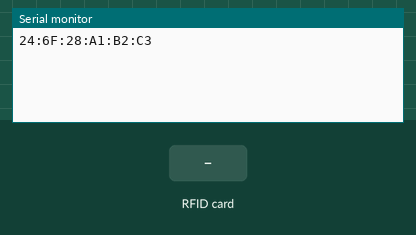
This program was run on a simulated ESP32. On the bench: the last lines printed to the serial monitor. Inputs (shaded band) come from the test bench.

Above: at 1.2 s.
1.3 s: RFID card 5E 7A 19 C4 held to the reader
At 2.0 s:
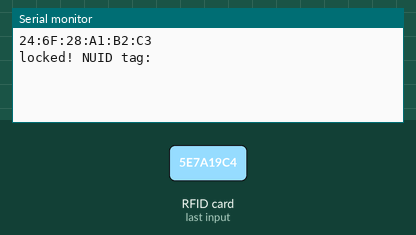
At 3.1 s:
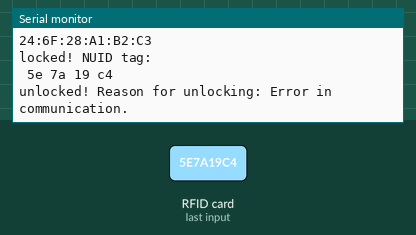

The program:

main.cpp
```cpp
#include <Arduino.h>
#include <WiFi.h>
#include <esp_now.h>
#include <MFRC522.h>
#include <SPI.h>

// THIS is on board 0xa0, 0xdd, 0x6c, 0x04, 0x38, 0x38

#define RST_PIN 16
#define MOSI 18
#define MISO 17
#define SCK 19
#define SS 21
byte pins[] = {RST_PIN, MOSI, MISO, SCK, SS};

MFRC522 mfrc522;

typedef struct struct_message
{
  bool isOpen;
} struct_message;
struct_message myData;

bool locked = false;

byte nuidPICC[4];

String current_card;

esp_now_peer_info_t peerInfo;
uint8_t broadcastAddress[] = {0xa0, 0xdd, 0x6c, 0x04, 0x38, 0x38};

void OnDataSent(const uint8_t *mac_addr, esp_now_send_status_t status)
{
  Serial.print("\r\nLast Packet Send Status:\t");
  Serial.println(status == ESP_NOW_SEND_SUCCESS ? "Delivery Success" : "Delivery Fail");
}

void dump_byte_array(byte *buffer, byte bufferSize)
{
  for (byte i = 0; i < bufferSize; i++)
  {
    Serial.print(buffer[i] < 0x10 ? " 0" : " ");
    Serial.print(buffer[i], HEX);
  }
}

String byteArrayToHexString(byte *buffer, byte bufferSize)
{
  String result = "";
  for (byte i = 0; i < bufferSize; i++)
  {
    if (buffer[i] < 0x10)
    {
      result += " 0";
    }
    else
    {
      result += " ";
    }
    result += String(buffer[i], HEX);
  }
  return result;
}

char **read_string_array(byte *buffer, byte bufferSize)
{
  // Allocate memory for the array of strings
  char **result = new char *[bufferSize];
  for (byte i = 0; i < bufferSize; i++)
  {
    // Allocate memory for each string (3 characters: " 0x" + null terminator)
    result[i] = new char[4];
    // Format the byte as a string and store it in the array
    sprintf(result[i], "%02X", buffer[i]);
  }
  return result;
}

void verify_card(byte card_id, bool isOpen)
{
  // if (card_id)
  // {
  myData.isOpen = isOpen;
  // Send message via ESP-NOW
  esp_err_t result = esp_now_send(broadcastAddress, (uint8_t *)&myData, sizeof(myData));

  if (result == ESP_OK)
  {
    Serial.println("Sent with success");
  }
  else
  {
    Serial.println("Error sending the data");
  }
  // }
}

void setup()
{
  Serial.begin(115200);

  // Setup rfid
  SPI.begin(SCK, MISO, MOSI, SS); // SCK, MISO, MOSI, SS
  mfrc522.PCD_Init(SS, RST_PIN);

  // Setup ESP Now
  WiFi.mode(WIFI_STA);
  Serial.println(WiFi.macAddress());
  if (esp_now_init() != ESP_OK)
  {
    Serial.println("Error initializing ESP-NOW");
    return;
  }
  esp_now_register_send_cb(OnDataSent);

  // Register peer
  memcpy(peerInfo.peer_addr, broadcastAddress, 6);
  peerInfo.channel = 0;
  peerInfo.encrypt = false;

  // Add peer
  if (esp_now_add_peer(&peerInfo) != ESP_OK)
  {
    Serial.println("Failed to add peer");
    return;
  }
}

bool PICC_IsAnyCardPresent() {
  byte bufferATQA[2];
  byte bufferSize = sizeof(bufferATQA);

  // Reset baud rates
  mfrc522.PCD_WriteRegister(mfrc522.TxModeReg, 0x00);
  mfrc522.PCD_WriteRegister(mfrc522.RxModeReg, 0x00);
  // Reset ModWidthReg
  mfrc522.PCD_WriteRegister(mfrc522.ModWidthReg, 0x26);

  MFRC522::StatusCode result = mfrc522.PICC_WakeupA(bufferATQA, &bufferSize);
  return (result == MFRC522::STATUS_OK || result == MFRC522::STATUS_COLLISION);
}

void loop()
{

Serial.println(current_card);
   bool cardPresent = PICC_IsAnyCardPresent();

  // Reset the loop if no card was locked an no card is present.
  // This saves the select process when no card is found.
  if (! locked && ! cardPresent)
    return;

  // When a card is present (locked) the rest ahead is intensive (constantly checking if still present).
  // Consider including code for checking only at time intervals.

  // Ask for the locked card (if rfid.uid.size > 0) or for any card if none was locked.
  // (Even if there was some error in the wake up procedure, attempt to contact the locked card.
  // This serves as a double-check to confirm removals.)
  // If a card was locked and now is removed, other cards will not be selected until next loop,
  // after rfid.uid.size has been set to 0.
  MFRC522::StatusCode result = mfrc522.PICC_Select(&mfrc522.uid,8*mfrc522.uid.size);

  if(!locked && result == MFRC522::STATUS_OK)
  {
    locked=true;
    // Action on card detection.
    Serial.print(F("locked! NUID tag: "));
    current_card = byteArrayToHexString(mfrc522.uid.uidByte, mfrc522.uid.size);
    // printHex(mfrc522.uid.uidByte, mfrc522.uid.size);
    Serial.println();
  } else if(locked && result != MFRC522::STATUS_OK)
  {
    locked=false;
    mfrc522.uid.size = 0;
    // Action on card removal.
    current_card = "no card";

    Serial.print(F("unlocked! Reason for unlocking: "));
    Serial.println(mfrc522.GetStatusCodeName(result));
  } else if(!locked && result != MFRC522::STATUS_OK)
  {
    // Clear locked card data just in case some data was retrieved in the select procedure
    // but an error prevented locking.
    mfrc522.uid.size = 0;
  }

  mfrc522.PICC_HaltA();
  // Serial.println(current_card);
  // if (mfrc522.PICC_IsNewCardPresent() && mfrc522.PICC_ReadCardSerial())
  // {
  //   current_card = byteArrayToHexString(mfrc522.uid.uidByte, mfrc522.uid.size);
  // }

  // if(is_card && !anyCardPresent()){
  //   current_card = "";
  // }

  // Serial.println(byteArrayToHexString(mfrc522.uid.uidByte, mfrc522.uid.size));

  // if (mfrc522.PICC_IsNewCardPresent() && mfrc522.PICC_ReadCardSerial())
  // {
  //   Serial.println("Card Added");

  //   if (mfrc522.uid.uidByte[0] != nuidPICC[0] ||
  //       mfrc522.uid.uidByte[1] != nuidPICC[1] ||
  //       mfrc522.uid.uidByte[2] != nuidPICC[2] ||
  //       mfrc522.uid.uidByte[3] != nuidPICC[3])
  //   {
  //     Serial.println(F("A new card has been detected."));

  //     // Store NUID into nuidPICC array
  //     for (byte i = 0; i < 4; i++)
  //     {
  //       nuidPICC[i] = mfrc522.uid.uidByte[i];
  //     }
  //     current_card = byteArrayToHexString(mfrc522.uid.uidByte, mfrc522.uid.size);
  //   }else{
  //     Serial.println("Card Prev READ");
  //   }

  // Halt PICC
  mfrc522.PICC_HaltA();

  // Stop encryption on PCD
  mfrc522.PCD_StopCrypto1();

  //   // card_uid = byteArrayToHexString(mfrc522.uid.uidByte, mfrc522.uid.size);
  //   // Serial.println(card_uid);
  // }else{
  //   current_card = byteArrayToHexString(mfrc522.uid.uidByte, mfrc522.uid.size);

  // }

  // Serial.println(current_card);

  delay(1000);
}
```

Measured:
- after the input at 1.3 s, the serial monitor: prints a new line at once (image 1)
